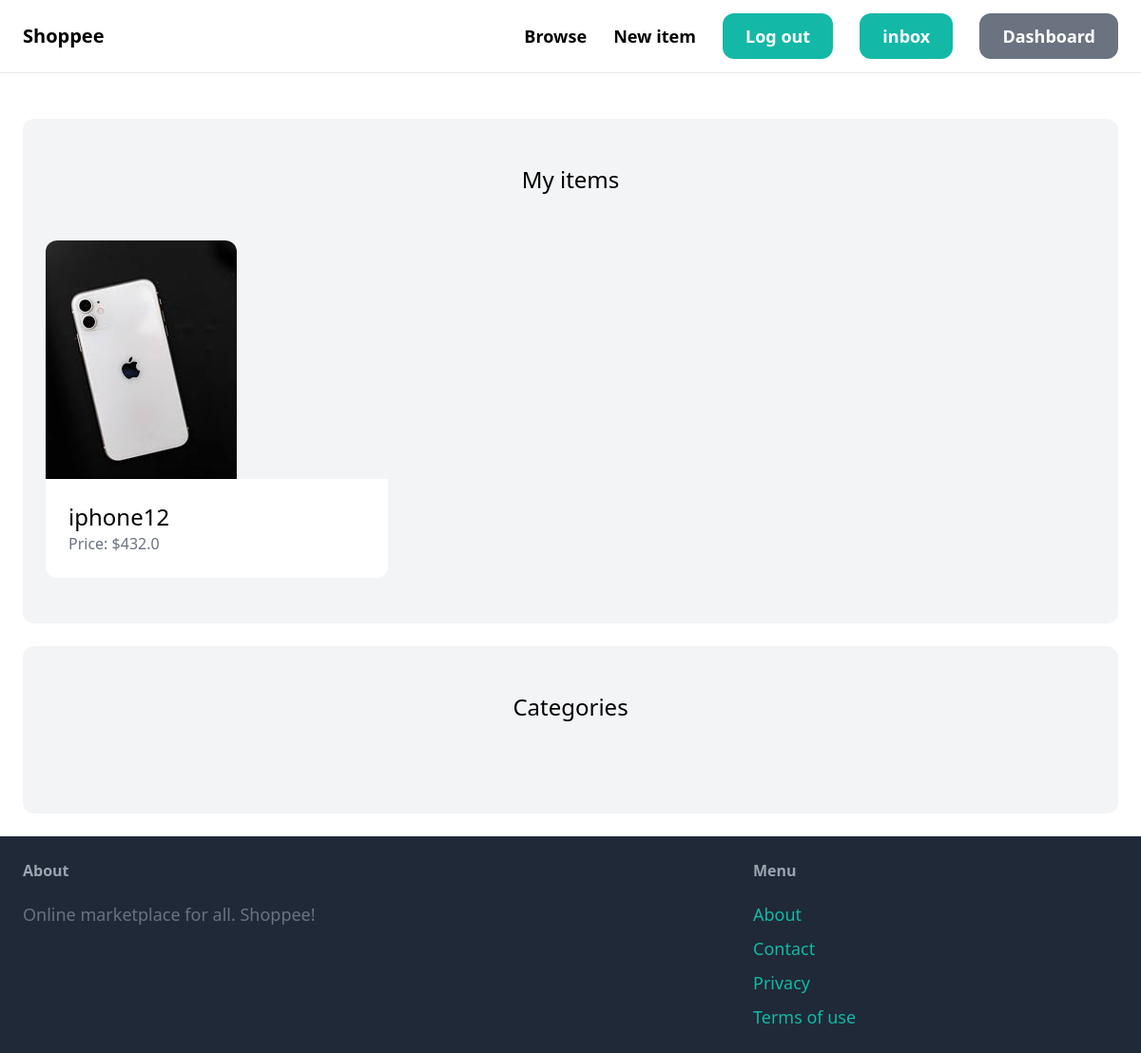
The page /dashboard/dashboard/ (signed in) on the database its author committed.
### items/models.py (models this page shows, shortened)
class Item(models.Model):
    category = models.ForeignKey(Category, related_name='items', on_delete=models.CASCADE)
    image = models.ImageField(upload_to='item_pics', blank=True, null=True)
    name = models.CharField(max_length=255)
    description = models.TextField(blank=True, null=True)
    price = models.FloatField()
    is_sold = models.BooleanField(default=False)
    created_by = models.ForeignKey(User, related_name='items', on_delete=models.CASCADE)
    created_at = models.DateTimeField(auto_now_add=True)

### dashboard/views.py (the view)
# urls.py: path('dashboard/', views.index, name='index'),
@login_required
def index(request):
    items = Item.objects.filter(created_by=request.user)
    context = {
        'items': items
    }
    return render(request, 'dashboard/dashboard.html', context)

### dashboard/templates/dashboard/dashboard.html (shortened to what this page needs)
{% extends 'core/base.html' %}
{% block content %}
    <div class="mt-6 px-6 py-12 bg-gray-100 rounded-xl">
        <h2 class="mb-12 text-2xl text-center">My items</h2>
        <div class="grid grid-cols-3 gap-3">
            {% for item in items %}
                <div>
                    <a href="{% url 'item:detail' item.id %}">
                        <div>
                            <img src="{{ item.image.url }}" class="rounded-t-xl">
                        </div>
                        <div class="p-6 bg-white rounded-b-xl">
                            <h2 class="text-2xl">{{ item.name }}</h2>
                            <p class="text-gray-500">Price: ${{ item.price }}</p>
                        </div>
                    </a>
                </div>
            {% endfor %}
        </div>
    </div>
<div class="mt-6 px-6 py-12 bg-gray-100 rounded-xl">
    <h2 class="mb-12 text-2xl text-center">Categories</h2>
</div>
{% endblock %}

### rows shown on the page
Item: image (picture), name "iphone12", price "432.0"
